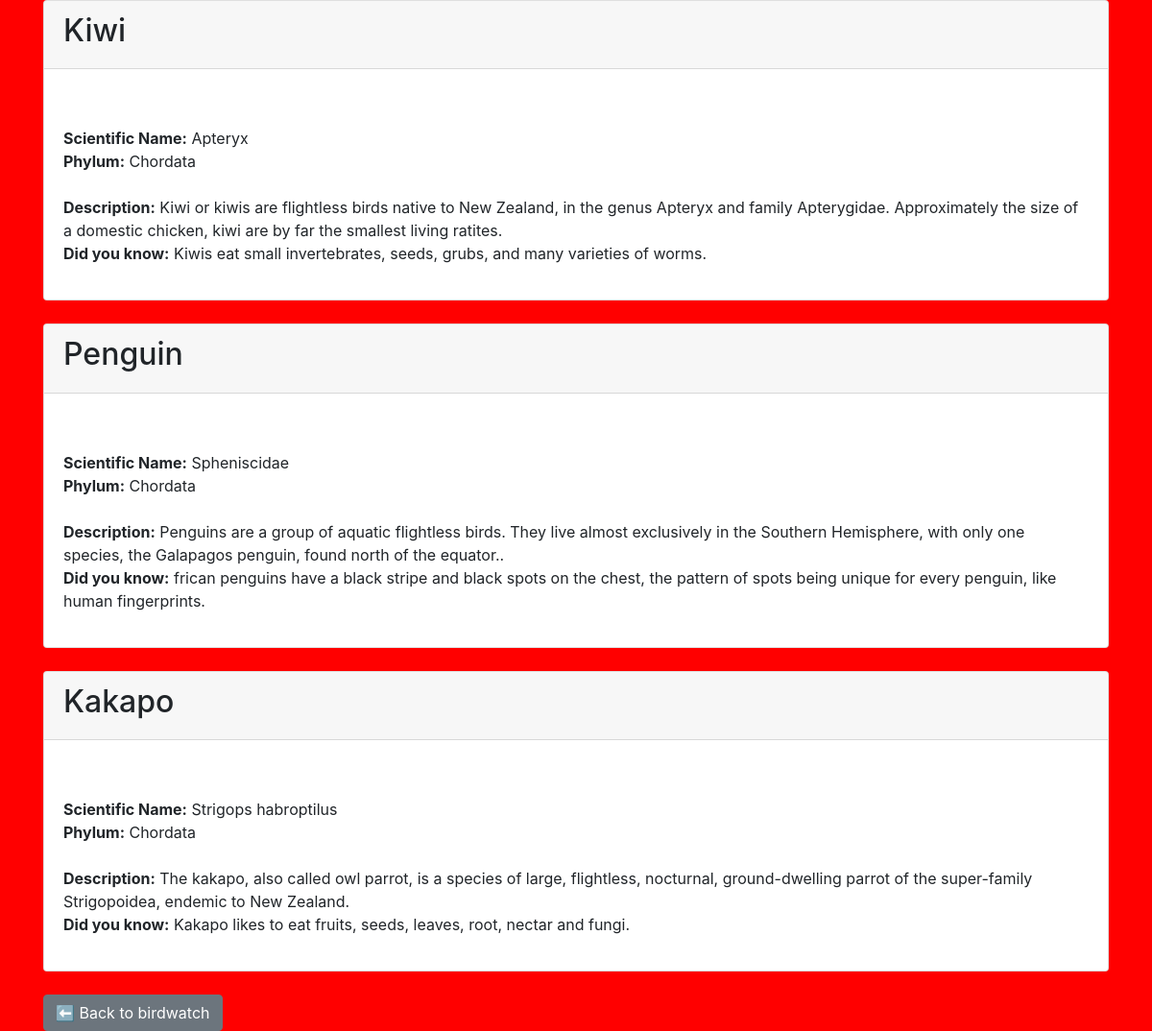
/noflyers, run on the app's committed database.
### tables this page shows
CREATE TABLE noflights(birdID, birdName, phylum, sciName, desc, know, img);

### app.py (the view)
@app.route('/noflyers')
def noflights():
    noflights = execute_sql('SELECT * FROM noflights')
    return render_template('noflyers.html', noflights=noflights)

### app.py (called while the page is built)
def open_connection():
    connection = getattr(g, '_connection', None)
    if connection == None:
        connection = g._connection = sqlite3.connect(PATH)
    connection.row_factory = sqlite3.Row
    return connection

def execute_sql(sql, values=(), commit=False, single=False):
    connection = open_connection()
    cursor = connection.execute(sql, values)
    if commit == True:
        results = connection.commit()
    else:
        results = cursor.fetchone() if single else cursor.fetchall()
    cursor.close()
    return results

@app.teardown_appcontext
def close_connection(exception):
    connection = getattr(g, '_connection', None)
    if connection is not None:
        connection.close()

### templates/noflyers.html
{% extends "layout.html" %}
{% block content %}
{{ show_noflights(noflights) }}
<a href="/birdwatch" class="btn btn-secondary"> ⬅️ Back to birdwatch</a>
{% endblock %}

### templates/_macros.html (shortened to what this page needs)
{% macro show_noflight(noflights) %}
<div class="card adjust-height">
  <header class="card-header">
    <div class="card-header-title">
      <h2>{{ noflights['birdName']}} </h2>
    </div>
  </header>
  <div class="card-content" style="padding: 20px;">
    <div class="content">
      <p>
        <center><img src="{{ noflights['img'] }}" alt="" style="height: 500px;"></center>
        <b>Scientific Name:</b> {{ noflights['sciName'] }}<br>
        <b>Phylum:</b> {{ noflights['phylum']}}<br>
        <br>
        <b>Description:</b> {{ noflights['desc'] }}<br>
        <b>Did you know:</b> {{ noflights['know'] }}
      </p>
    </div>
  </div>
</div>
<br>
{% endmacro %}
{% macro show_noflights(noflights) %}
<div class="columns is-multiline">
  {% for noflight in noflights %}
  <div class="column is-half">
    {{ show_noflight(noflight) }}
  </div>
  {% endfor %}
</div>
{% endmacro %}

### static/css/styles.css (style rules this page uses)
body { background-color: red; }

### data on the page
noflights: birdName "Kiwi", sciName "Apteryx", phylum "Chordata", desc "Kiwi or kiwis are flightless birds native to New Zealand, in the genus Apteryx and family Apterygidae. Approximately the size of a domestic chicken, kiwi are by far the smallest living ratites.", know "Kiwis eat small invertebrates, seeds, grubs, and many varieties of worms."
noflights: birdName "Penguin", sciName "Spheniscidae", phylum "Chordata", desc "Penguins are a group of aquatic flightless birds. They live almost exclusively in the Southern Hemisphere, with only one species, the Galapagos penguin, found north of the equator..", know "frican penguins have a black stripe and black spots on the chest, the pattern of spots being unique for every penguin, like human fingerprints."
noflights: birdName "Kakapo", sciName "Strigops habroptilus", phylum "Chordata", desc "The kakapo, also called owl parrot, is a species of large, flightless, nocturnal, ground-dwelling parrot of the super-family Strigopoidea, endemic to New Zealand.", know "Kakapo likes to eat fruits, seeds, leaves, root, nectar and fungi."
